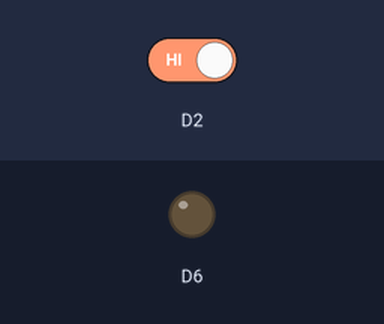
Simulated run of this sketch. Board: ESP8266 (NodeMCU). Parts: output pins drawn as LEDs (lit = HIGH). Inputs (shaded band) come from the test bench; at power-on: D2 HIGH.

Above: at 1.2 s.
1.3 s: D2 driven LOW
At 2.4 s:
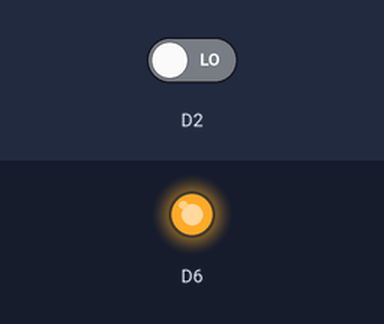
2.8 s: D2 driven HIGH
At 3.5 s:
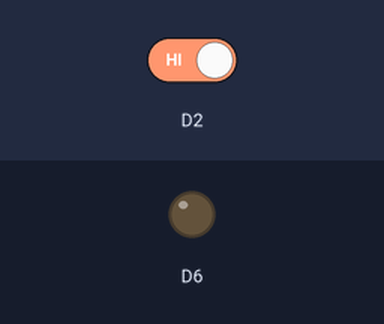
Timing chart, 0 to 5.8 s (numbered marks = the images above; inputs shaded):
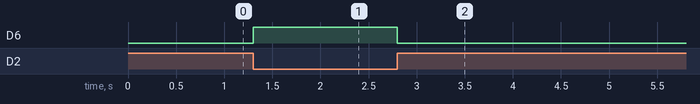

Measured:
- after the input at 1.3 s, D6: LOW → HIGH at once
- after the input at 2.8 s, D6: HIGH → LOW at once

The sketch:

lab3_1.ino
```cpp
void setup() {
  pinMode(D2, INPUT);
  pinMode(D6, OUTPUT);
}

void loop() {
  int buttonStatus = digitalRead(D2);
  if (buttonStatus == 0) {
    digitalWrite(D6, HIGH);
  } else {
    digitalWrite(D6, LOW);
  }
  delay(100);
}
```
